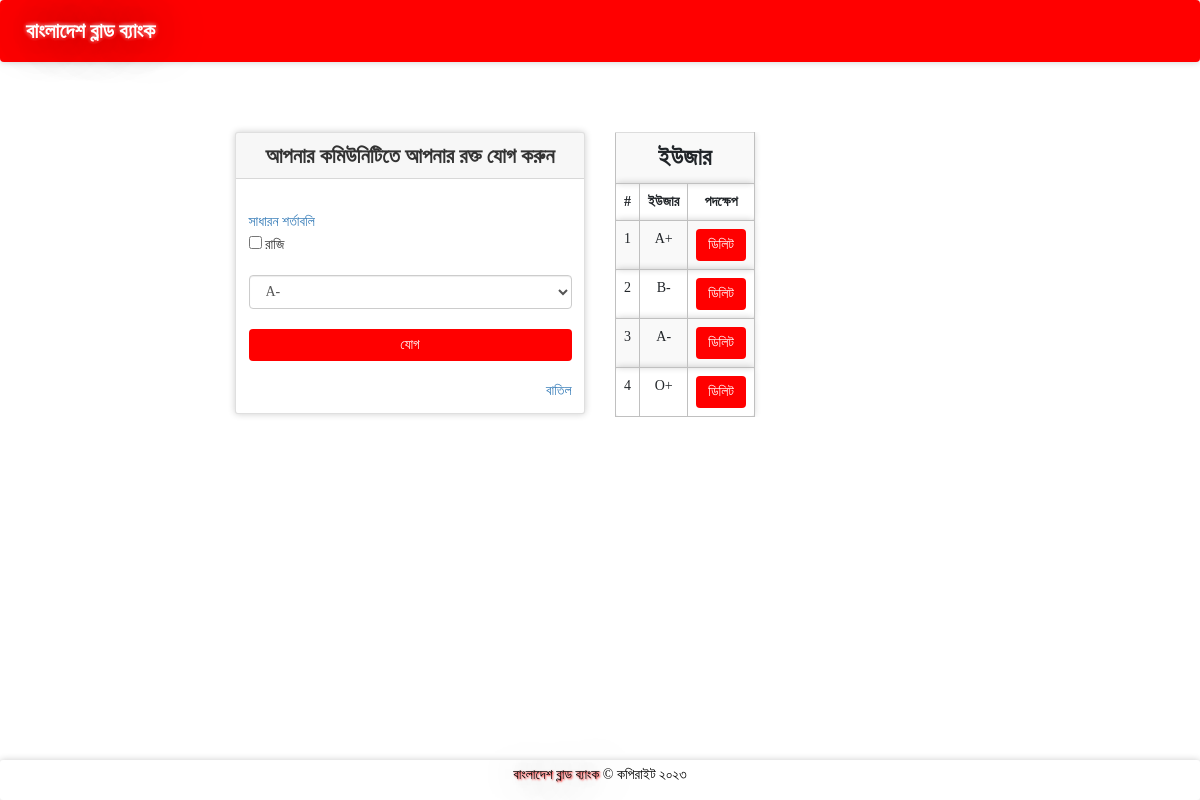
Screenshot of /blooddinfo.php (signed in) with the database file from the repository.
### tables this page shows
CREATE TABLE `blooddinfo` (
  `bdid` int(11) NOT NULL,
  `rid` int(11) NOT NULL,
  `bg` varchar(10) NOT NULL
);

### message.php (called while the page is built, shortened)
<?php $counter=0; if(isset($_GET['msg'])) { ?>
	<div class="col-5 alert alert alert-success alert-dismissible fade show card" id="message">
		<button type="button" class="close" data-dismiss="alert" title="close">&times;</button><?php echo $_GET['msg'];?>
	</div>
<?php }?>

### blooddinfo.php (the view, shortened to what this page needs)
<?php
  require 'file/connection.php';
  if(!isset($_SESSION['rid']))
  {
  header('location:login.php');
  }
  else {
?>
<!DOCTYPE html>
<html>
<?php require 'head.php'; ?>
<body>
  <?php require 'header.php'; ?>
    <div class="container cont">
      <?php require 'message.php'; ?>
      <div class="row justify-content-center">
         <div class="col-lg-4 col-md-5 col-sm-6 col-xs-7 mb-5">
          <div class="card">
            <div class="card-header title">আপনার কমিউনিটিতে আপনার রক্ত যোগ করুন</div>
        <div class="card-body">
        <form action="file/infoAddd.php" method="post">
          <a data-toggle="collapse" href="#collapseExample" role="button" aria-expanded="false" aria-controls="collapseExample" title="click to see">সাধারন শর্তাবলি </a><br>
          <input type="checkbox" name="condition" value="agree" required> রাজি<br><br>
          <select class="form-control" name="bg" required="">
                <option>A-</option>
          </select><br>
          <input type="submit" name="add" value="যোগ" class="btn btn-primary btn-block" style="background-color:red;border:0px"><br>
          <a href="Userpage.php" class="float-right" title="click here">বাতিল</a>
        </form>
         </div>
       </div>
     </div>
<?php   if(isset($_SESSION['rid'])){
    $rid=$_SESSION['rid'];
    $sql = "SELECT * from blooddinfo where rid='$rid'";
    $result = mysqli_query($conn, $sql);
  }
  ?>
    <div class="col-lg-4 col-md-5 col-sm-6 col-xs-7 mb-5">
          <table class="table table-striped table-responsive">
            <th colspan="4" class="title">ইউজার</th>
            <tr>
              <th>#</th>
              <th>ইউজার</th>
              <th>পদক্ষেপ</th>
            </tr>
            <?php while($row = mysqli_fetch_array($result)) { ?>
            <tr>
              <td><?php echo ++$counter; ?></td>
              <td><?php echo $row['bg'];?></td>
              <td><a href="file/deleted.php?bdid=<?php echo $row['bdid'];?>" class="btn btn-danger" style="background-color:red;border:0px">ডিলিট</a></td>
            </tr>
            <?php } ?>
          </table>
      </div>
   </div>
</div>
<?php require 'footer.php' ?>
</body>
<?php } ?>

### css/style.css (style rules this page uses)
.cont { padding-top: 40px; text-align: justify; font-size: 1em; }
.card ,nav, .footer,tr,video { border-radius: 3px; transition: all 200ms ease-out; box-shadow: 0px 0px 7px rgba(0, 0, 0, 0.2); }
tr,th,td { border:0.1px solid silver; text-align: center; }
.title { font-weight: bold; font-size: 1.7em; text-transform: capitalize; text-align: center; }
.card-header { font-weight: bolder; font-size: 1.5em; }
form { padding-top: 20px; }
a:link { text-decoration: none; }

### blooddinfo.php (style rules this page uses)
body { font-family: Li Ador Noirrit; background: white; background-size: cover; min-height: 0; height: 100%; }

### rows the page displays
blooddinfo: bg "A+"
blooddinfo: bg "B-"
blooddinfo: bg "A-"
blooddinfo: bg "O+"
